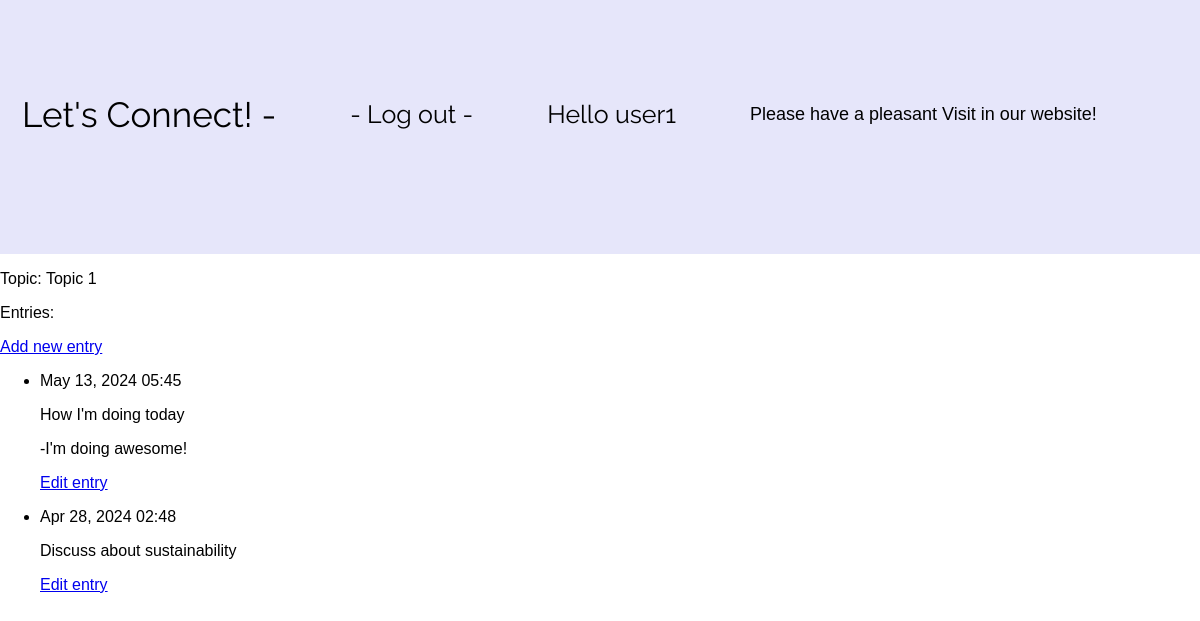
The page /topics/1/ (signed in) on the database its author committed.
### learning_logs/models.py (models this page shows)
class Topic(models.Model):
	text = models.CharField(max_length=200)
	date_added = models.DateTimeField(auto_now_add=True)
	owner = models.ForeignKey(User, on_delete=models.CASCADE)
	def __str__(self):
		return self.text

class Entry(models.Model):
	topic = models.ForeignKey(Topic, on_delete=models.CASCADE)
	text = models.TextField()
	date_added = models.DateTimeField(auto_now_add=True)
	entry_image = models.ImageField(null=True, blank=True, upload_to="images/")

### learning_logs/views.py (the view)
# urls.py: path('topics/<int:topic_id>/', views.topic, name='topic'),
@login_required
def topic(request, topic_id):
	topic = Topic.objects.get(id=topic_id)
	if topic.owner != request.user:
		raise Http404
	entries = topic.entry_set.order_by('-date_added')
	context = {'topic': topic, 'entries': entries}
	return render(request, 'learning_logs/topic.html', context)

### learning_logs/templates/learning_logs/topic.html
{% extends 'learning_logs/base.html' %}
{% block content %}
	<p>Topic: {{ topic }}</p>
	<p>Entries:</p>
	<p>
		<a href="{% url 'learning_logs:new_entry' topic.id %}">Add new entry</a>
	</p>
	<ul>
	{% for entry in entries %}
		<li>
			<p>{{ entry.date_added|date:'M d, Y H:i' }}</p>
			<p>{{ entry.text|linebreaks }}</p>
			<p>
				<a href="{% url 'learning_logs:edit_entry' entry.id %}">Edit entry</a>
			</p>
		</li>
	{% empty %}
		<li>There are no entries for this topic yet.</li>
	{% endfor %}
	</ul>
{% endblock content %}

### learning_logs/templates/learning_logs/base.html (shortened to what this page needs)
{% load static %}
<html>
  <head>
    <link rel="stylesheet" type="text/css" href="{% static 'css/main.css' %}">
  </head>
    <body>
      <p>
       <div id="navbar">
	     <a href="{% url 'learning_logs:index' %}" style= "font-family:Raleway;font-size:35px;margin-right:50px">Let's Connect! -
         <br>
         <br>
       </a>
	       {% if user.is_authenticated %}
		  <a href="{% url 'users:logout' %}"style= "font-family:Raleway;font-size:25px;margin-right:50px">- Log out -</a>
	         {% else %}
		  <a href="{% url 'users:register' %}"style= "font-family:Raleway;font-size:25px;margin-right:50px">Register</a> -
		  <a href="{% url 'users:login' %}"style= "font-family:Raleway;font-size:25px;margin-right:50px">Log in </a>
	         {% endif %}
        <a style= "font-family:Raleway;font-size:25px;margin-right:50px">Hello {{ user.username  }}</a>
         <a>       Please have a pleasant Visit in our website!   </a>
      </p>
    </body>
</html>
{% block content %}{% endblock content %}

### static/css/main.css (style rules this page uses)
html, body { background-color: white }
* { box-sizing: border-box }
body { font-family: Verdana, sans-serif; margin:0 }

### learning_logs/templates/learning_logs/base.html (style rules this page uses)
#navbar { overflow: hidden; background-color: lavender; padding: 90px 10px; transition: 0.4s; width: 100%; top: 0; z-index: 99; }
#navbar a { float: left; color: black; text-align: center; padding: 12px; text-decoration: none; font-size: 18px; line-height: 25px; border-radius: 4px; }

### rows shown on the page
Topic: text "Topic 1"
Entry: date_added "May 13, 2024 05:45", text "How I'm doing today -I'm doing awesome!"
Entry: date_added "Apr 28, 2024 02:48", text "Discuss about sustainability"

### other values the page prints
{{ user.username }} "user1"
